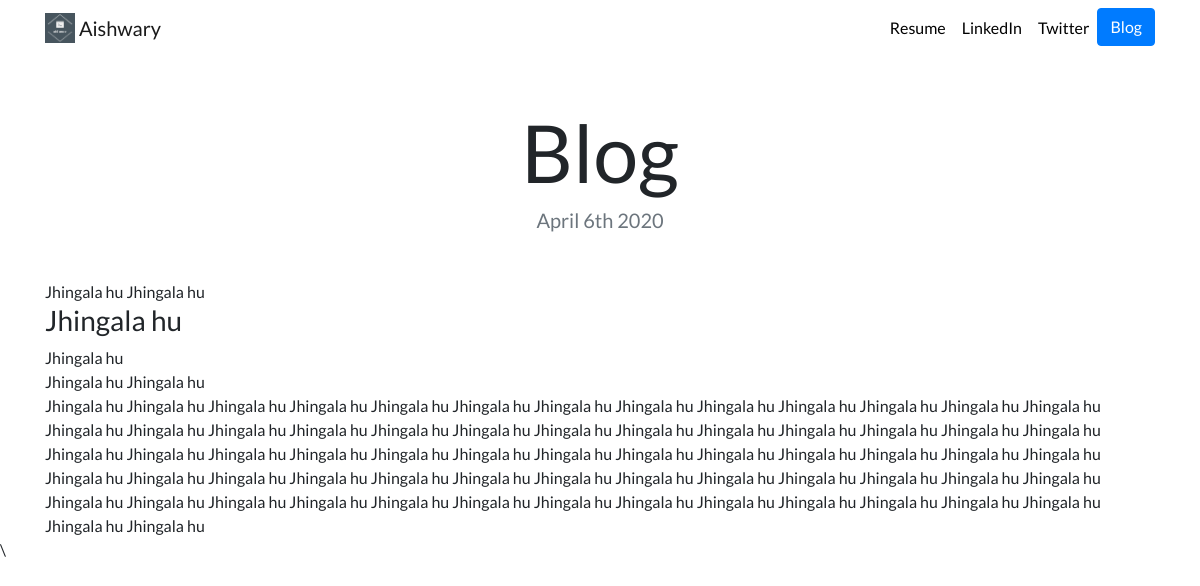
The page /blog/1 on the database its author committed.
### blog/models.py (models this page shows, shortened)
class Blog(models.Model):
    title = models.CharField(max_length=200)
    description = models.TextField()
    date = models.DateField()

### blog/views.py (the view)
# urls.py: path('<int:blog_id>', views.detail, name='detail')
def detail(request, blog_id):
    blog = get_object_or_404(Blog, pk=blog_id)
    return render(request, 'blog/detail.html',{'blog':blog})

### blog/templates/blog/detail.html
{% extends "portfolio/base.html" %}
{% load static %}
{% block content %}
<h1 class="text-center mt-5" id="blogdetailtitle">{{ blog.title }}</h1>
<h5 class="text-center text-muted mb-5">{{ blog.date|date:'F jS Y' }}</h5>
{{ blog.description|safe }}
{% endblock %}

### portfolio/static/portfolio/custom.css (style rules this page uses)
body { font-family: 'Lato', sans-serif; }
@media (min-width: 992px) { #blogdetailtitle { font-size: 5rem; } }

### rows shown on the page
Blog: title "Blog", date "April 6th 2020", description "Jhingala hu Jhingala hu Jhingala hu Jhingala hu Jhingala hu Jhingala hu Jhingala hu Jhingala hu Jhingala hu Jhingala hu Jhingala hu Jhingala hu Jhingala hu Jhingala hu Jhingala hu Jhingala hu Jhingala hu Jhingala hu Jhingala hu Jhingala hu Jhingala hu Jhingala hu Jhingala hu Jhingala hu Jhingala hu Jhingala hu Jhingala hu Jhingala hu Jhingala hu Jhingala hu Jhingala hu Jhingala hu Jhingala hu Jhingala hu Jhingala hu Jhingala hu Jhingala hu Jhingala hu Jhingala hu Jhingala hu Jhingala hu Jhingala hu Jhingala hu Jhingala hu Jhingala hu Jhingala hu Jhingala hu Jhingala hu Jhingala hu Jhingala hu Jhingala hu Jhingala hu Jhingala hu Jhingala hu Jhingala hu Jhingala hu Jhingala hu Jhingala hu…"
